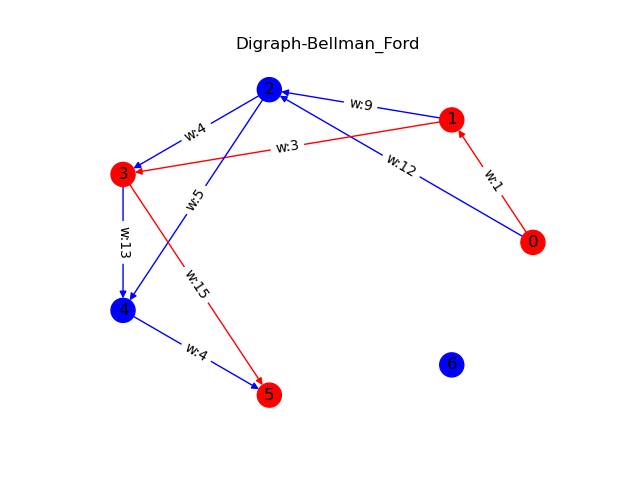

Reproduce this figure in Python.
import networkx as nx
import matplotlib.pyplot as plt



class Bellman_ford:
    def __init__(self, nodes, edges, start_node) -> None:
        self.nodes = nodes
        self.edges = edges
        self.start_node = start_node
        
    def shortest_path(self):
        num_node = len(self.nodes)
        num_edge = len(self.edges)
        distance, parent = [None] * num_node, [None] * num_node
        distance[self.start_node] = 0
        times, flag = 0, True

        # 松弛函数
        def slack(edge, distance, parent):
            u, v, w = edge[0], edge[1], edge[2]
            if distance[u] == None:
                return False
            elif distance[v] == None or distance[u]+w < distance[v]:
                distance[v] = distance[u]+w
                parent[v] = u
                return True
            return False
            

        while flag and times < num_node-1:
            flag = False
            for i in range(num_edge):
                if slack(self.edges[i], distance, parent) and not flag:
                    flag = True
            times += 1
        # 判断是否含有负数权回路
        for i in range(num_edge):
            u, v, w = self.edges[i][0], self.edges[i][1], self.edges[i][2]
            if distance[u]+w < distance[v]:
                return False, distance, parent
        return True, distance, parent


def get_nodes_edges(parent, end_node):
    '''由paths得出最短路径所有节点和所有边
    
    Parameters
    ----------
        paths: list
            记录路径的一维列表
        end_node: int
            结束节点
    
    Returns
    -------
        nodes: list
            最短路径上的所有节点
        edges: list
            最短路径上的所有边
    
    '''
    nodes, edges = [], []
    v = end_node
    nodes.append(v)
    while parent[end_node] != None:
        u = parent[end_node]
        nodes.append(u)
        edges.append((u, v))
        end_node = u
        v = u
    return nodes[::-1], edges[::-1]

def draw(DG, color_nodes, color_edges):
    '''画一张图，并给指定的节点和边着色
    Parameters
    ----------
    DG : networkx.classes.digraph.DiGraph（有向图）
    color_nodes : list, e.g. [0, 1, 2, ...]
        指定着色的节点
    color_edges : list, e.g. [(0, 1), (2, 5), ...]
        指定着色的边
        
    Returns
    -------
    None
    '''
    edges = list(DG.edges) # 图的所有边
    num_nodes = DG.number_of_nodes() # 图所有节点的数量
    num_edges = DG.number_of_edges() # 图所有边的数量
    node_color = ['b'] * num_nodes # 初始所有节点为某一种颜色
    edge_color = ['b'] * num_edges # 初始所有边为某一种颜色

    # 指定的节点着色
    for i in color_nodes:
        node_color[i] = 'r'

    # 指定的边着色
    for i in range(num_edges):
        u, v = edges[i][0], edges[i][1]
        if (u, v) in set(color_edges):
            edge_color[i] = 'r'
            
    pos = nx.circular_layout(DG)
    plt.title('Digraph-Bellman_Ford')
    nx.draw(DG, pos, with_labels=True, node_color=node_color, edge_color=edge_color) # 画图
    edge_labels = nx.get_edge_attributes(DG, 'weight')
    edge_labels = { (key[0],key[1]): "w:"+str(edge_labels[key]) for key in edge_labels }
    nx.draw_networkx_edge_labels(DG, pos, edge_labels=edge_labels) # 画权重
    plt.savefig('bellman_ford.png', format='PNG')
    plt.show()

def main():
    '''test0: 不含负权回路的例子
    '''
    nodes = [0, 1, 2, 3, 4, 5, 6]
    edges = [(0, 1, 1), (0, 2, 12), (1, 2, 9), (1, 3, 3), (2, 4, 5), (2, 3, 4), (3, 4, 13), (3, 5, 15), (4, 5, 4)]
    '''test1: 含有负权回路的例子
    '''
    # nodes = [0, 1, 2]
    # edges = [(0, 1, 1), (1, 2, 2), (2, 0, -4)]
    start_node = 0 # 开始节点
    flag, distance, parent = Bellman_ford(nodes, edges, start_node).shortest_path()
    if flag:
        for i in range(len(nodes)):
            if start_node != nodes[i]:
                print('{}->{} {} | {}'.format(start_node, nodes[i], get_nodes_edges(parent, nodes[i]), distance[i]))
    else:
        print('图中含有负权回路')
    end_node = 5 # 终止节点（start_node->end_node的最短路径着色）
    pass_nodes, pass_edges = get_nodes_edges(parent, end_node)
    DG = nx.DiGraph()
    # 可以画出孤立节点
    DG.add_nodes_from(nodes)
    DG.add_weighted_edges_from(edges)
    draw(DG, pass_nodes, pass_edges)

if __name__ == '__main__':
    main()